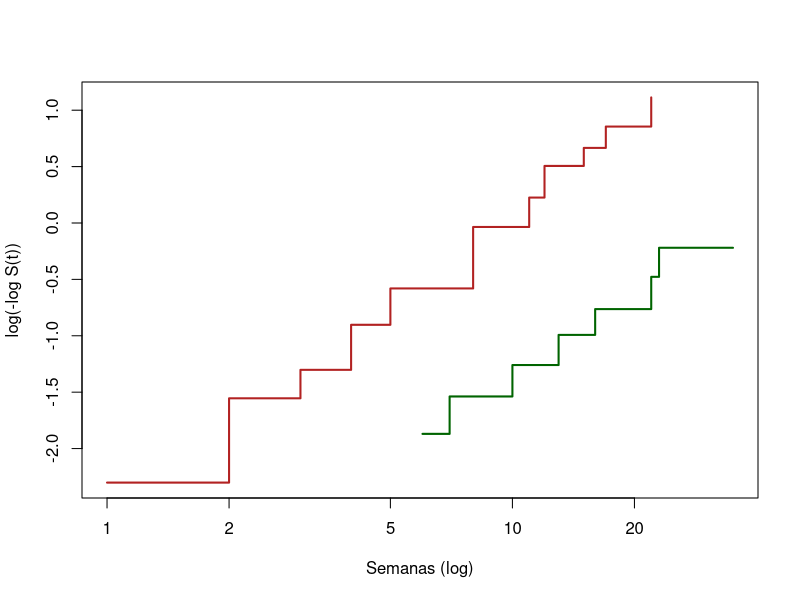
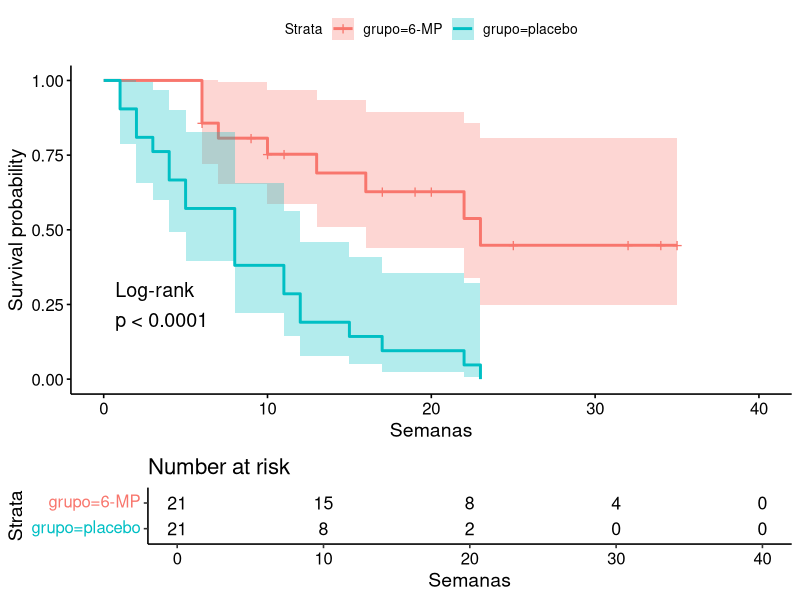

Here is the R script that generated these plots, in order:
# Teste log-rank: exemplo completo ----
# Pacotes: survival (base/recomendado), survminer (gráficos)

library(survival)
tempo  <- c(6,6,6,6,7,9,10,10,11,13,16,17,19,20,22,23,25,32,32,34,35,
            1,1,2,2,3,4,4,5,5,8,8,8,8,11,11,12,12,15,17,22,23)
evento <- c(0,1,1,1,1,0, 0, 1, 0, 1, 1, 0, 0, 0, 1, 1, 0, 0, 0, 0, 0,
            rep(1, 21))
grupo  <- factor(rep(c("6-MP", "placebo"), each = 21))
dados  <- data.frame(tempo, evento, grupo)

# O teste
survdiff(Surv(tempo, evento) ~ grupo, data = dados)
# N, Observed, Expected, (O-E)^2/E e (O-E)^2/V, com o qui-quadrado e o valor-p

sd <- survdiff(Surv(tempo, evento) ~ grupo, data = dados)
sd$obs; sd$exp                       # observados e esperados por grupo
sd$chisq
pchisq(sd$chisq, df = 1, lower.tail = FALSE)

# A tabela, tempo a tempo, feita à mão
tev <- sort(unique(dados$tempo[dados$evento == 1]))
tab <- t(sapply(tev, function(x) {
  n  <- sum(dados$tempo >= x);  d  <- sum(dados$tempo == x & dados$evento == 1)
  n1 <- sum(dados$tempo >= x & dados$grupo == "6-MP")
  d1 <- sum(dados$tempo == x & dados$evento == 1 & dados$grupo == "6-MP")
  E1 <- d * n1 / n
  V1 <- d * (n1/n) * (1 - n1/n) * (n - d) / max(n - 1, 1)
  c(t = x, n = n, d = d, n1 = n1, d1 = d1, E1 = E1, dif = d1 - E1, V = V1)
}))
round(tab, 4)
colSums(tab[, c("d", "d1", "E1", "dif", "V")])
sum(tab[, "dif"])^2 / sum(tab[, "V"])            # a estatística Q

# Razão de riscos
sd$obs / sd$exp                                  # O/E por grupo
(sd$obs[2]/sd$exp[2]) / (sd$obs[1]/sd$exp[1])    # razão O/E
# Estimativa de Peto, a partir do próprio log-rank:
OE <- sum(tab[, "dif"]); V <- sum(tab[, "V"])
exp(-OE/V); exp(-OE/V + c(-1, 1) * 1.96 / sqrt(V))
# Comparação com a regressão de Cox (verossimilhança parcial):
summary(coxph(Surv(tempo, evento) ~ grupo, data = dados))

# A família de testes ponderados: rho = 0 é o log-rank, rho = 1 é Peto-Peto
survdiff(Surv(tempo, evento) ~ grupo, data = dados, rho = 0)
survdiff(Surv(tempo, evento) ~ grupo, data = dados, rho = 1)
survdiff(Surv(tempo, evento) ~ grupo, data = dados, rho = 0.5)

# Mais de dois grupos e versão estratificada
# survdiff(Surv(tempo, evento) ~ grupo + strata(centro), data = dados)

# Verificar riscos proporcionais, que é quando o log-rank tem poder máximo
fit <- survfit(Surv(tempo, evento) ~ grupo, data = dados)
plot(fit, fun = "cloglog", col = c("darkgreen", "firebrick"), lwd = 2,
     xlab = "Semanas (log)", ylab = "log(-log S(t))")
# Linhas aproximadamente paralelas indicam riscos proporcionais.
cox.zph(coxph(Surv(tempo, evento) ~ grupo, data = dados))

library(survminer)
ggsurvplot(fit, data = dados, pval = TRUE, pval.method = TRUE,
           risk.table = TRUE, conf.int = TRUE, xlab = "Semanas")
